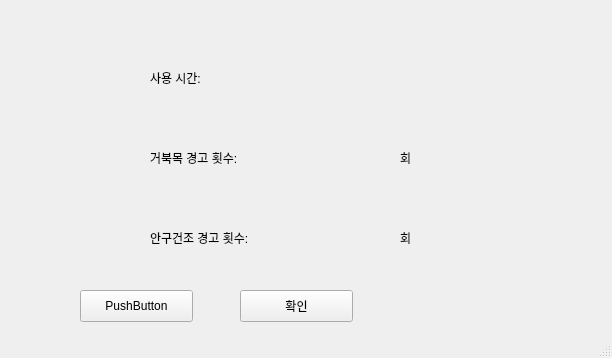
<?xml version="1.0" encoding="UTF-8"?>
<ui version="4.0">
 <class>StatusWindow</class>
 <widget class="QMainWindow" name="StatusWindow">
  <property name="geometry">
   <rect>
    <x>0</x>
    <y>0</y>
    <width>612</width>
    <height>358</height>
   </rect>
  </property>
  <property name="windowTitle">
   <string>StatusWindow</string>
  </property>
  <widget class="QWidget" name="centralwidget">
   <widget class="QLabel" name="label">
    <property name="geometry">
     <rect>
      <x>150</x>
      <y>70</y>
      <width>71</width>
      <height>16</height>
     </rect>
    </property>
    <property name="text">
     <string>사용 시간:</string>
    </property>
   </widget>
   <widget class="QLabel" name="label_2">
    <property name="geometry">
     <rect>
      <x>150</x>
      <y>150</y>
      <width>111</width>
      <height>16</height>
     </rect>
    </property>
    <property name="text">
     <string>거북목 경고 횟수:</string>
    </property>
   </widget>
   <widget class="QLabel" name="label_3">
    <property name="geometry">
     <rect>
      <x>150</x>
      <y>230</y>
      <width>121</width>
      <height>16</height>
     </rect>
    </property>
    <property name="text">
     <string>안구건조 경고 횟수: </string>
    </property>
   </widget>
   <widget class="QLabel" name="label_4">
    <property name="geometry">
     <rect>
      <x>400</x>
      <y>150</y>
      <width>60</width>
      <height>16</height>
     </rect>
    </property>
    <property name="text">
     <string>회</string>
    </property>
   </widget>
   <widget class="QLabel" name="label_5">
    <property name="geometry">
     <rect>
      <x>400</x>
      <y>230</y>
      <width>60</width>
      <height>16</height>
     </rect>
    </property>
    <property name="text">
     <string>회</string>
    </property>
   </widget>
   <widget class="QPushButton" name="btn_exit">
    <property name="geometry">
     <rect>
      <x>240</x>
      <y>290</y>
      <width>113</width>
      <height>32</height>
     </rect>
    </property>
    <property name="text">
     <string>확인</string>
    </property>
   </widget>
   <widget class="QLabel" name="label_time_count">
    <property name="geometry">
     <rect>
      <x>320</x>
      <y>70</y>
      <width>81</width>
      <height>16</height>
     </rect>
    </property>
    <property name="text">
     <string/>
    </property>
   </widget>
   <widget class="QLabel" name="label_turtle_count">
    <property name="geometry">
     <rect>
      <x>350</x>
      <y>150</y>
      <width>41</width>
      <height>16</height>
     </rect>
    </property>
    <property name="text">
     <string/>
    </property>
   </widget>
   <widget class="QLabel" name="label_eye_count">
    <property name="geometry">
     <rect>
      <x>350</x>
      <y>230</y>
      <width>41</width>
      <height>16</height>
     </rect>
    </property>
    <property name="text">
     <string/>
    </property>
   </widget>
   <widget class="QPushButton" name="btn_back">
    <property name="geometry">
     <rect>
      <x>80</x>
      <y>290</y>
      <width>113</width>
      <height>32</height>
     </rect>
    </property>
    <property name="text">
     <string>PushButton</string>
    </property>
   </widget>
  </widget>
  <widget class="QStatusBar" name="statusbar"/>
 </widget>
 <resources/>
 <connections/>
</ui>
